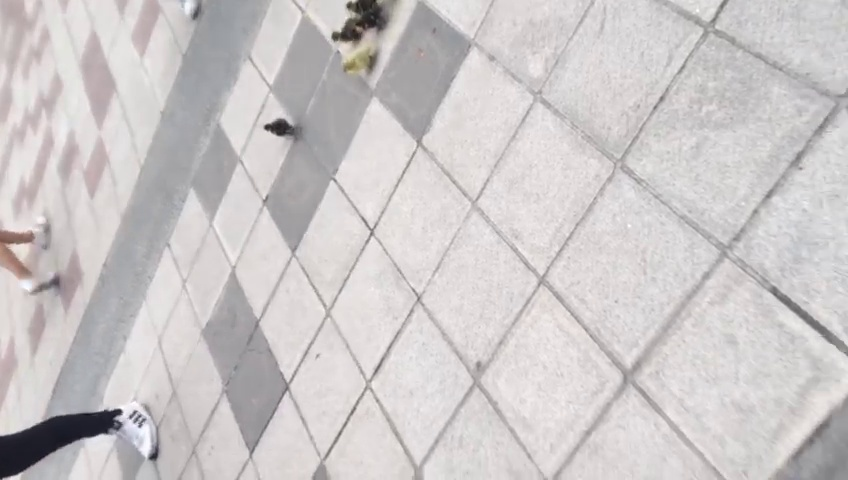
#> input picture RETO_PATOS/frame_00888.jpg, 848 x 480 px, found by its file name
$ python canny_line_detection.py
#> lines starting #> are read from the running program, lines starting #| are printed output that depends on the picture; after the words box and inside, x2 and y2 are one past the last pixel; in counts of white or black regions, pixels touching at a corner belong together
import cv2
import numpy as np

# Cargar imagen original
img = cv2.imread("RETO_PATOS/frame_00888.jpg")
#> img is the input picture: shape (480, 848, 3); mean B, G, R 200.4, 200.1, 204.2
img_with_lines = img.copy()

# Convertir a escala de grises y detectar bordes
gray = cv2.cvtColor(img, cv2.COLOR_BGR2GRAY)
edges = cv2.Canny(img, 20, 250)
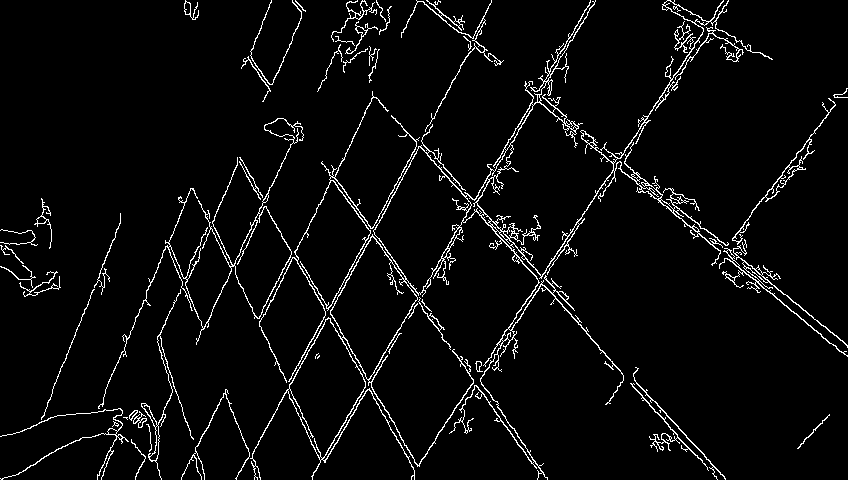
#> edges: shape (480, 848); 4.3% white in thin lines or dots

# Detectar líneas con Hough transform
lines = cv2.HoughLinesP(edges, rho=10, theta=np.pi/180, threshold=20,
                        minLineLength=20, maxLineGap=20)
#> lines = 701 rows, first 6: [453, 430, 513, 335], [525, 85, 765, 286], [634, 379, 724, 478], [726, 277, 779, 277], [353, 2, 371, 28], [336, 41, 354, 2]

# Dibujar las líneas detectadas sobre la copia
if lines is not None:
    for line in lines:
        x1, y1, x2, y2 = line[0]
        cv2.line(img_with_lines, (x1, y1), (x2, y2), (0, 255, 0), 2)
#> this loop made 701 passes
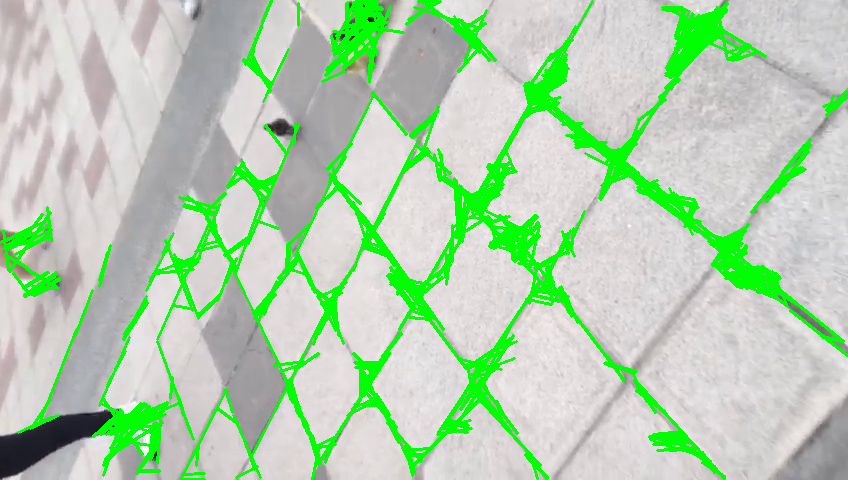
#> img_with_lines: shape (480, 848, 3); 12.25% of pixels changed, all inside (x1, y1, x2, y2) = (0, 0, 848, 480)

# Mostrar imagen original con líneas encima
cv2.imshow("Líneas detectadas sobre imagen", img_with_lines)
cv2.waitKey(0)
cv2.destroyAllWindows()

$ run again, with RETO_PATOS/frame_00082.jpg copied over RETO_PATOS/frame_00888.jpg
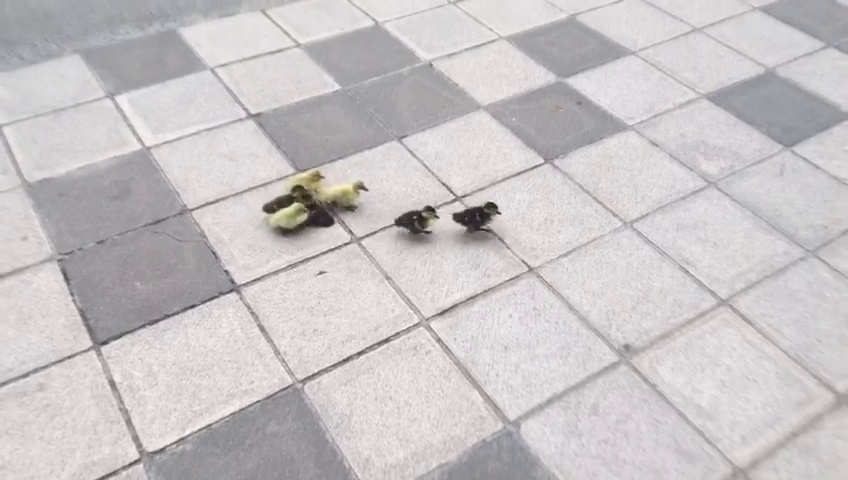
#> input picture RETO_PATOS/frame_00082.jpg, 848 x 480 px, found by its file name
#> img is the input picture: shape (480, 848, 3); mean B, G, R 197.9, 196.7, 200.3
#> `edges = cv2.Canny(img, 20, 250)`:
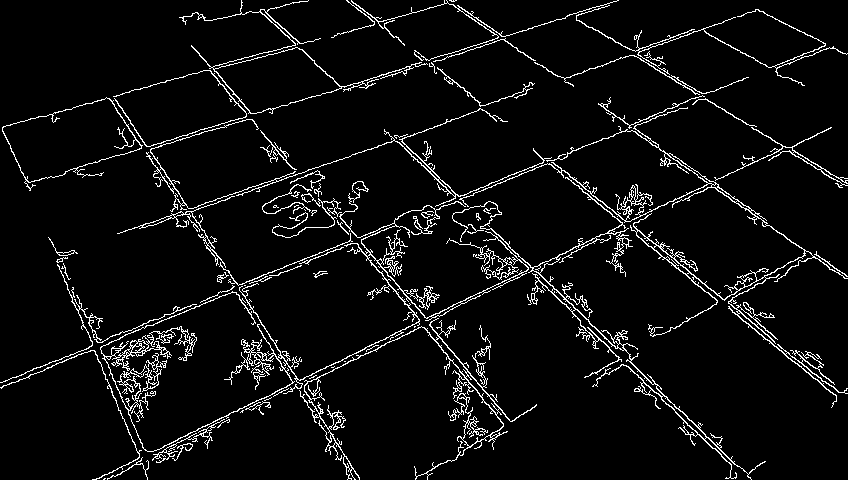
#> edges: shape (480, 848); 5.6% white in thin lines or dots
#> lines = 1045 rows, first 6: [619, 221, 652, 204], [461, 303, 647, 216], [379, 231, 573, 148], [213, 68, 251, 113], [529, 300, 570, 283], [147, 146, 280, 351]
#> the loop `for line in lines:` made 1045 passes
#> after the loop `for line in lines:`:
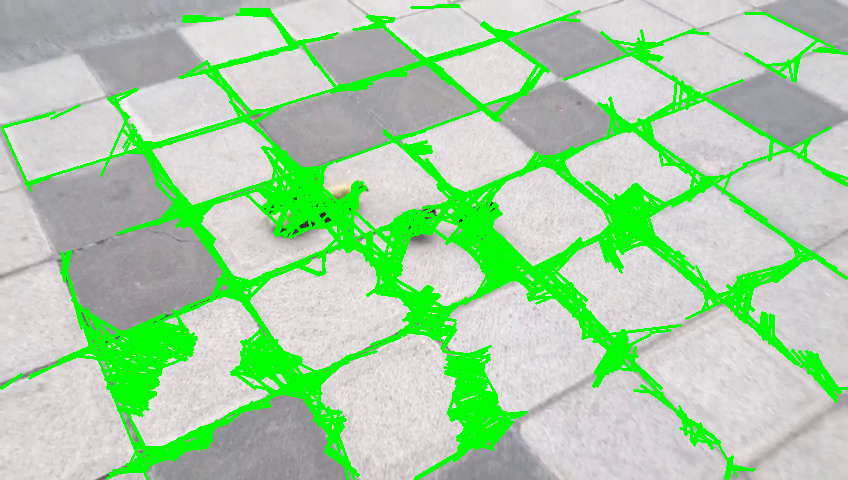
#> img_with_lines: shape (480, 848, 3); 17.93% of pixels changed, all inside (x1, y1, x2, y2) = (0, 4, 848, 480)

$ run again, with RETO_PATOS/frame_00917.jpg copied over RETO_PATOS/frame_00888.jpg
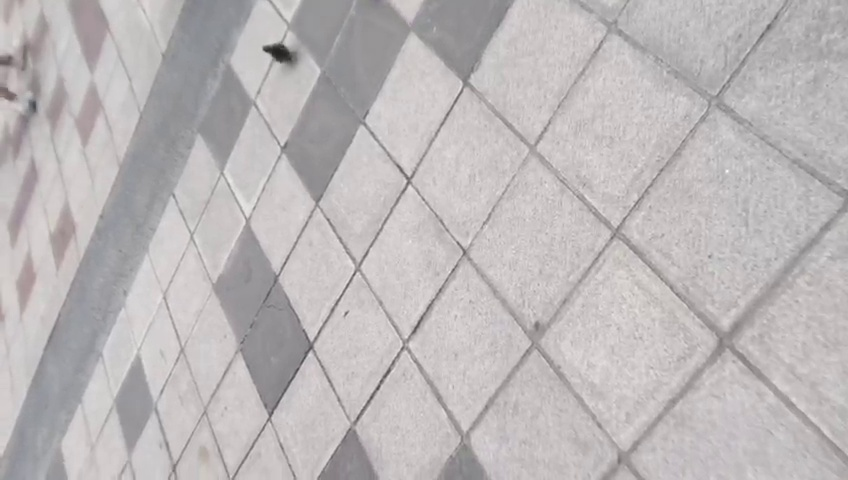
#> input picture RETO_PATOS/frame_00917.jpg, 848 x 480 px, found by its file name
#> img is the input picture: shape (480, 848, 3); mean B, G, R 184.5, 183.8, 188.1
#> `edges = cv2.Canny(img, 20, 250)`:
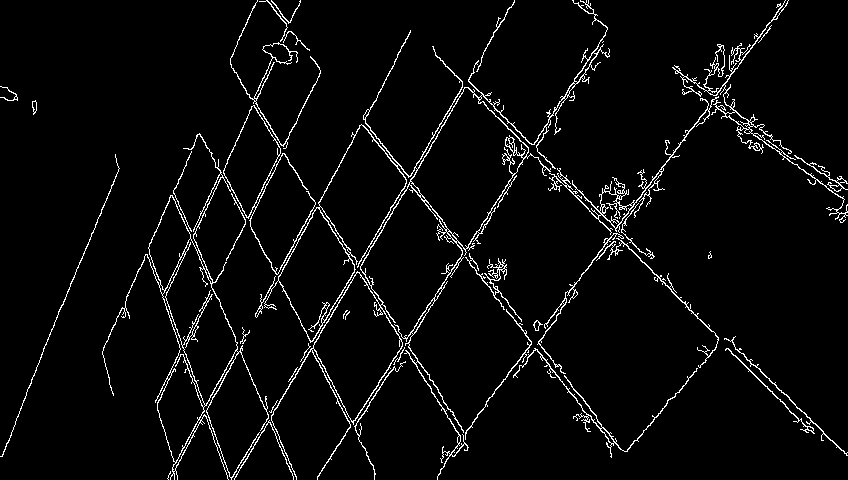
#> edges: shape (480, 848); 3.9% white in thin lines or dots
#> lines = 561 rows, first 6: [365, 123, 497, 292], [521, 144, 709, 326], [304, 353, 433, 137], [194, 436, 287, 254], [240, 82, 468, 447], [382, 384, 411, 331]
#> the loop `for line in lines:` made 561 passes
#> after the loop `for line in lines:`:
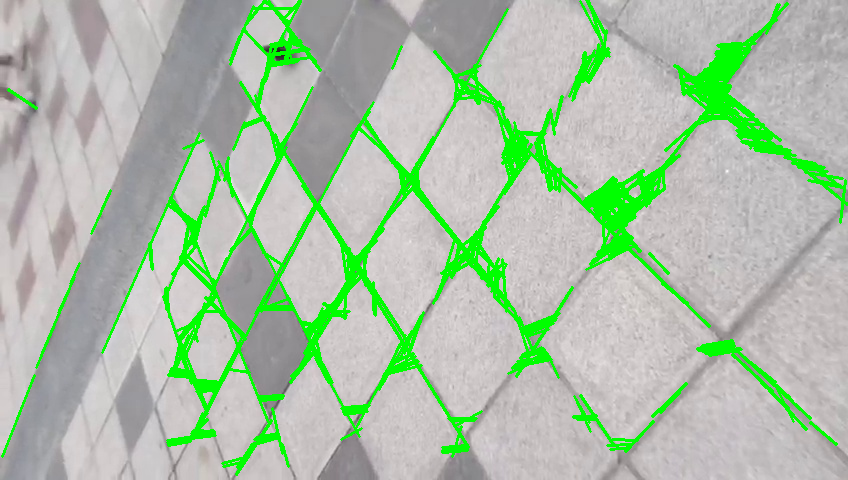
#> img_with_lines: shape (480, 848, 3); 10.19% of pixels changed, all inside (x1, y1, x2, y2) = (1, 0, 848, 476)

$ run again, with RETO_PATOS/frame_01531.jpg copied over RETO_PATOS/frame_00888.jpg
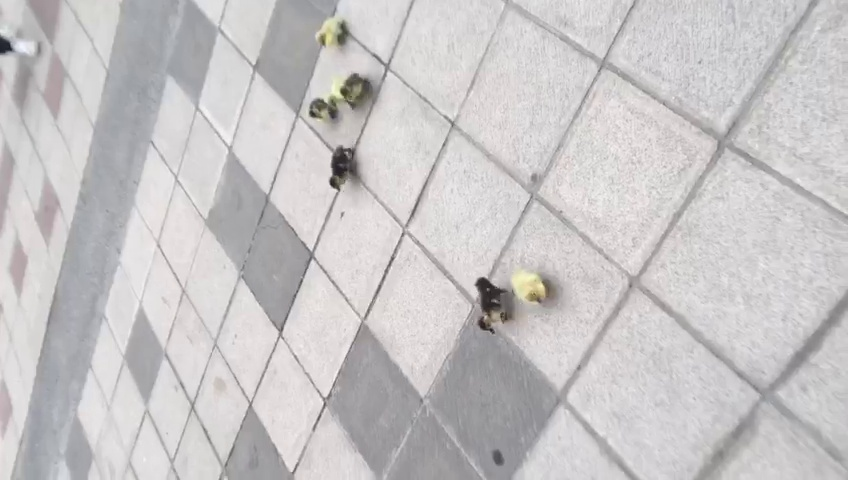
#> input picture RETO_PATOS/frame_01531.jpg, 848 x 480 px, found by its file name
#> img is the input picture: shape (480, 848, 3); mean B, G, R 198.2, 197.5, 199.9
#> `edges = cv2.Canny(img, 20, 250)`:
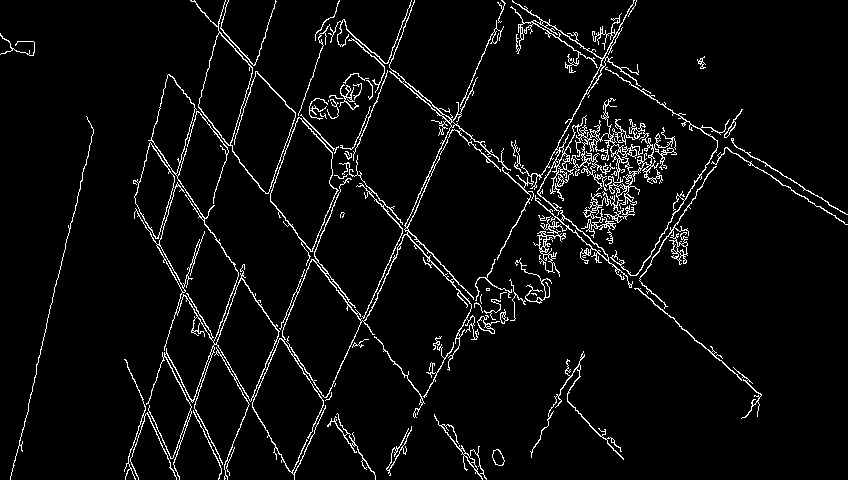
#> edges: shape (480, 848); 4.8% white in thin lines or dots
#> lines = 819 rows, first 6: [503, 323, 554, 258], [540, 248, 633, 211], [397, 248, 476, 78], [332, 207, 353, 159], [553, 171, 572, 126], [538, 245, 638, 194]
#> the loop `for line in lines:` made 819 passes
#> after the loop `for line in lines:`:
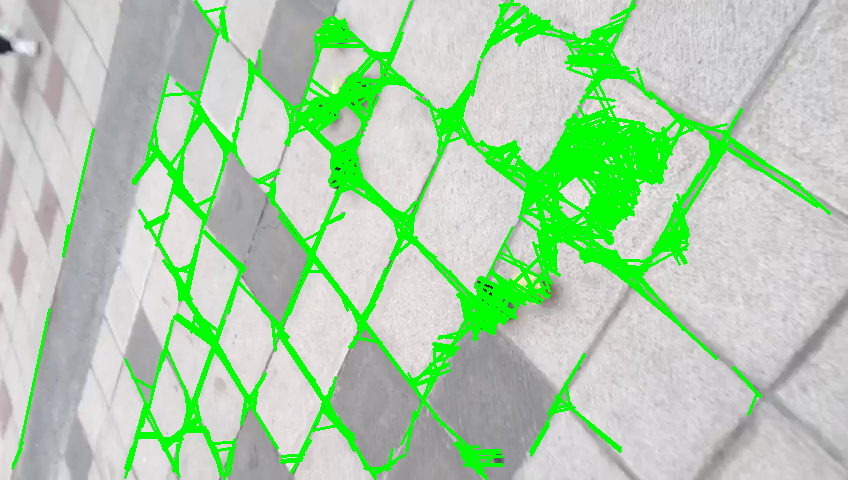
#> img_with_lines: shape (480, 848, 3); 14.59% of pixels changed, all inside (x1, y1, x2, y2) = (11, 0, 831, 480)
